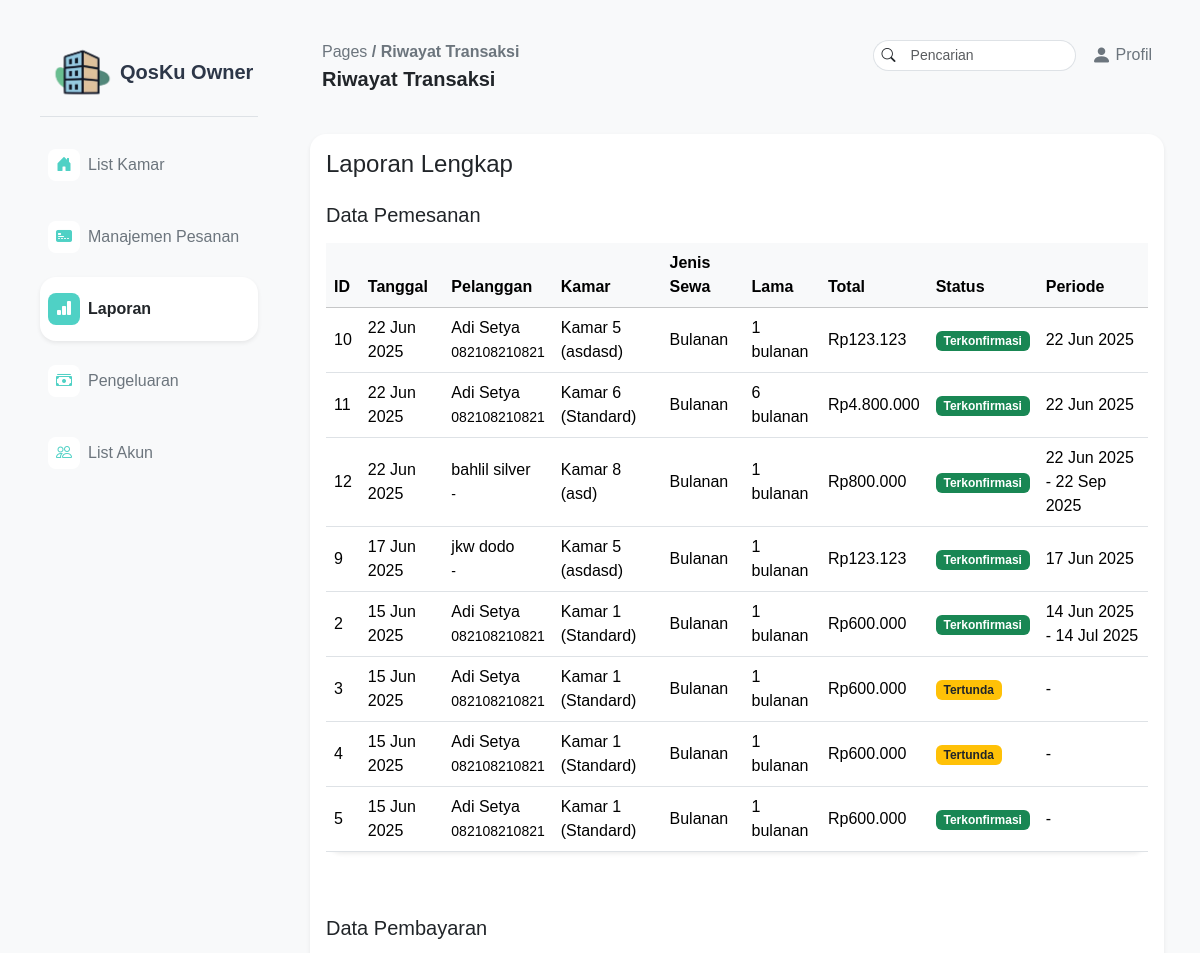
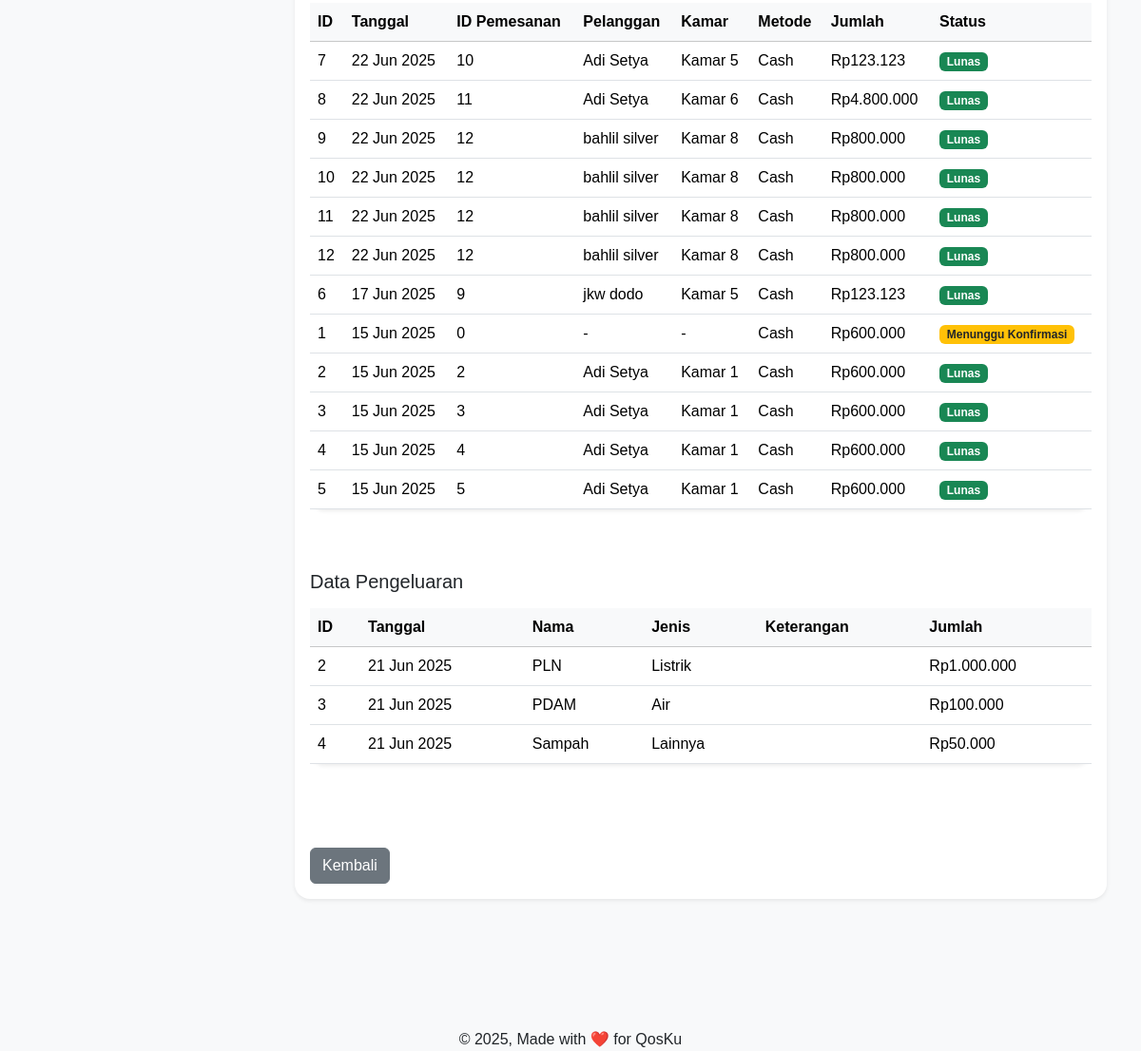
Page /pages/pemilik/riwayattransaksi.php (signed in) on the earlier database version (2 pictures, top to bottom).
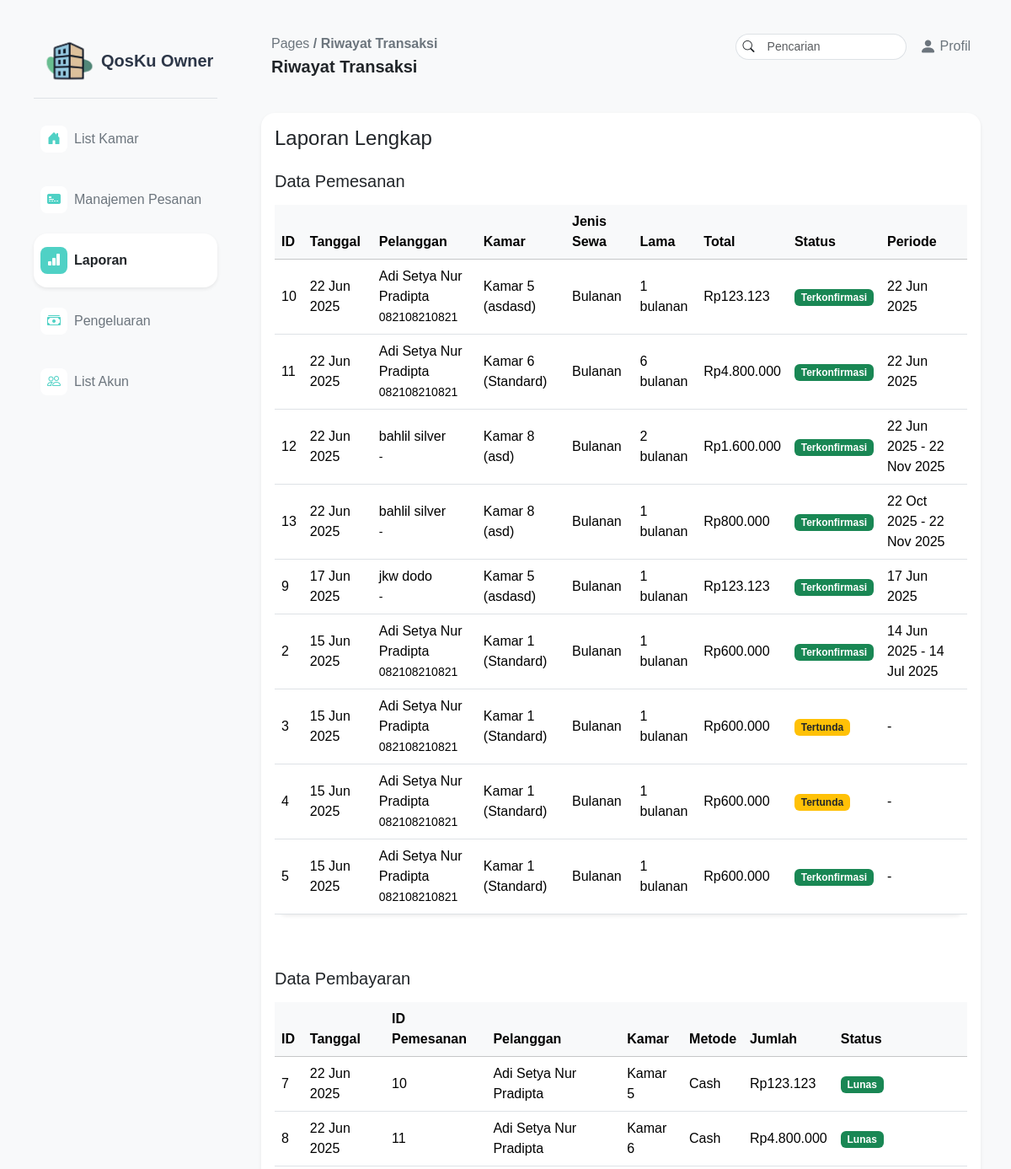
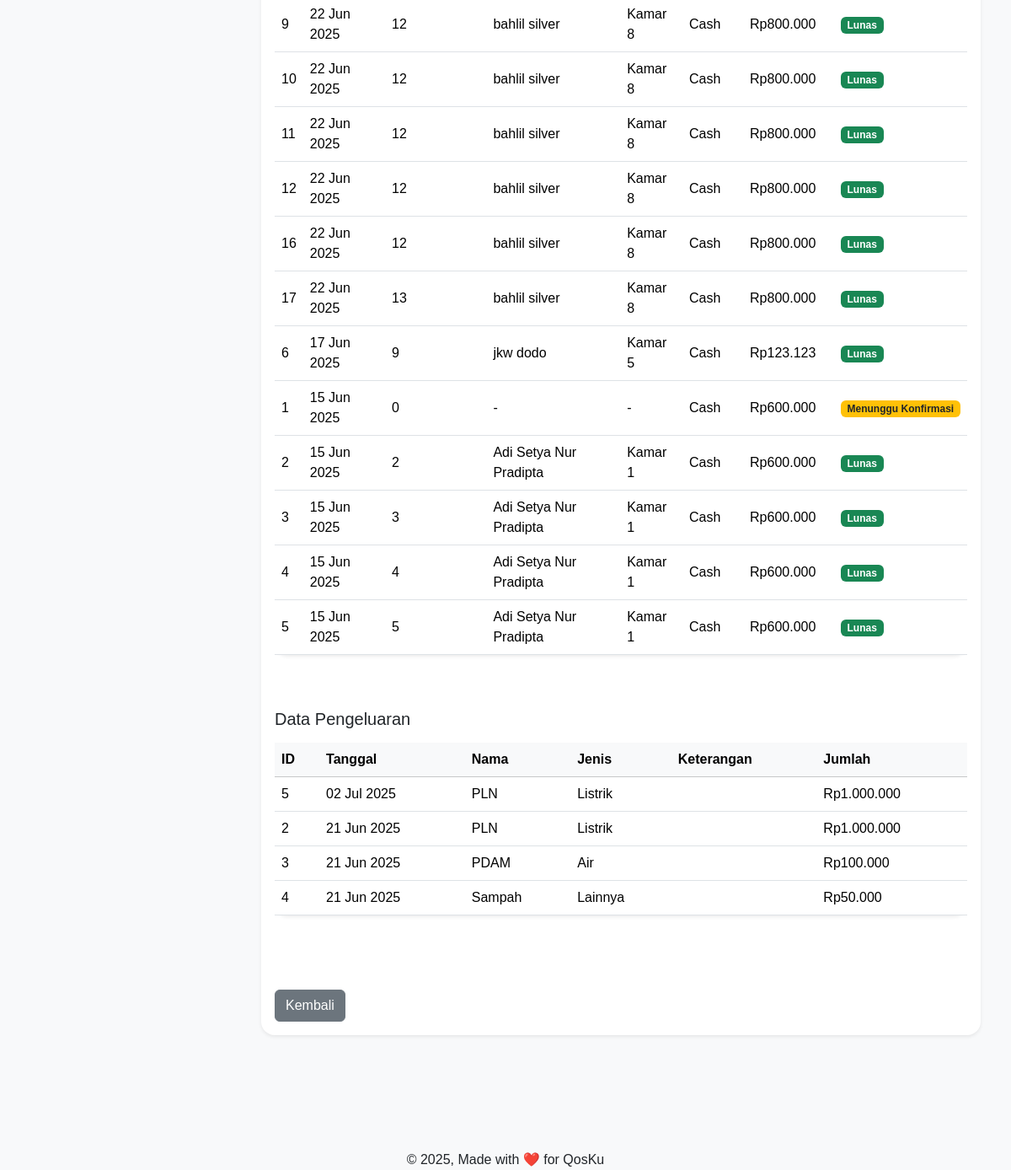
Same page on the later database version (2 pictures, top to bottom).
### tables this page shows
CREATE TABLE `pemesanan` (
  `idPemesanan` int(11) NOT NULL,
  `tanggalPemesanan` date NOT NULL,
  `lamaSewa` int(11) NOT NULL,
  `jenis_sewa` enum('bulanan','mingguan','harian') NOT NULL,
  `harga_per_periode` int(11) NOT NULL,
  `totalHarga` int(11) NOT NULL,
  `statusPemesanan` enum('Tertunda','Terkonfirmasi','Dibatalkan') NOT NULL,
  `idPelanggan` int(11) NOT NULL,
  `idPelanggan_aktif` int(11) DEFAULT NULL,
  `idKamar` int(11) NOT NULL,
  `tanggal_mulai` date DEFAULT NULL,
  `tanggal_selesai` date DEFAULT NULL,
  `is_active` tinyint(1) DEFAULT 1,
  `jenisPemesanan` enum('pesan','perpanjang') NOT NULL DEFAULT 'pesan'
);

CREATE TABLE `pelanggan` (
  `idPelanggan` int(11) NOT NULL,
  `username` varchar(255) NOT NULL,
  `password` varchar(255) NOT NULL,
  `namaLengkap` varchar(255) NOT NULL,
  `nomorHp` varchar(255) NOT NULL,
  `email` varchar(255) NOT NULL,
  `alamat` varchar(255) NOT NULL,
  `profilePicture` varchar(255) NOT NULL
);

CREATE TABLE `kamar_kos` (
  `idKamar` int(11) NOT NULL,
  `nomorKamar` int(11) NOT NULL,
  `tipeKamar` varchar(255) NOT NULL,
  `harga` int(11) NOT NULL,
  `statusKetersediaan` enum('Tersedia','Ditempati','Dalam Perbaikan') NOT NULL DEFAULT 'Tersedia',
  `deskripsi` varchar(255) NOT NULL,
  `gambar` varchar(255) NOT NULL
);

CREATE TABLE `pembayaran` (
  `idPembayaran` int(11) NOT NULL,
  `tanggalPembayaran` date NOT NULL,
  `metodePembayaran` varchar(255) NOT NULL,
  `jumlahPembayaran` int(11) NOT NULL,
  `statusPembayaran` varchar(255) NOT NULL,
  `bukti_transfer` varchar(255) DEFAULT NULL,
  `idPemesanan` int(11) NOT NULL
);

CREATE TABLE `pengeluaran` (
  `idPengeluaran` int(11) NOT NULL,
  `tanggal` date NOT NULL,
  `keterangan` varchar(255) DEFAULT NULL,
  `jenisPengeluaran` enum('Listrik','Air','Wifi','Lainnya') NOT NULL,
  `jumlah` int(11) NOT NULL,
  `namaPengeluaran` varchar(100) NOT NULL
);

### pages/pemilik/riwayattransaksi.php (the view, shortened to what the changed rows need)
<?php
require_once "../../php/connect.php";
$ordersQuery = "
SELECT
    p.idPemesanan,
    p.tanggalPemesanan,
    p.lamaSewa,
    p.jenis_sewa,
    p.harga_per_periode,
    p.totalHarga,
    p.statusPemesanan,
    p.tanggal_mulai,
    p.tanggal_selesai,
    p.jenisPemesanan,
    pl.namaLengkap AS namaPelanggan,
    pl.nomorHp,
    k.nomorKamar,
    k.tipeKamar,
    k.harga AS hargaKamar
FROM
    pemesanan p
JOIN
    pelanggan pl ON p.idPelanggan = pl.idPelanggan
JOIN
    kamar_kos k ON p.idKamar = k.idKamar
ORDER BY
    p.tanggalPemesanan DESC
";
$ordersResult = $connect->query($ordersQuery);
$allOrders = [];
while ($row = $ordersResult->fetch_assoc()) {
    $allOrders[] = $row;
}
$paymentsQuery = "
SELECT
    pb.idPembayaran,
    pb.tanggalPembayaran,
    pb.metodePembayaran,
    pb.jumlahPembayaran,
    pb.statusPembayaran,
    pb.bukti_transfer,
    pb.idPemesanan,
    pl.namaLengkap AS namaPelanggan,
    k.nomorKamar
FROM
    pembayaran pb
LEFT JOIN
    pemesanan p ON pb.idPemesanan = p.idPemesanan
LEFT JOIN
    pelanggan pl ON p.idPelanggan = pl.idPelanggan
LEFT JOIN
    kamar_kos k ON p.idKamar = k.idKamar
ORDER BY
    pb.tanggalPembayaran DESC
";
$paymentsResult = $connect->query($paymentsQuery);
$allPayments = [];
while ($row = $paymentsResult->fetch_assoc()) {
    $allPayments[] = $row;
}
$expensesQuery = "
SELECT
    idPengeluaran,
    tanggal,
    namaPengeluaran,
    keterangan,
    jenisPengeluaran,
    jumlah
FROM
    pengeluaran
ORDER BY
    tanggal DESC
";
$expensesResult = $connect->query($expensesQuery);
$allExpenses = [];
while ($row = $expensesResult->fetch_assoc()) {
    $allExpenses[] = $row;
}
function rupiah($angka) {
    return 'Rp' . number_format($angka, 0, ',', '.');
}
?>
<!DOCTYPE html>
<html lang="en">
<head>
    <link href="https://cdn.jsdelivr.net/npm/bootstrap@5.3.6/dist/css/bootstrap.min.css" rel="stylesheet">
    <link rel="stylesheet" href="../../assets/css/style.css">
    <link rel="stylesheet" href="https://cdn.jsdelivr.net/npm/bootstrap-icons@1.13.1/font/bootstrap-icons.min.css">
</head>
<body class="bg-light">
    <div class="d-flex min-vh-100 ms-4 me-4">
        <div class="flex-grow-1">
            <div class="container-fluid pt-4 pb-3">
                <div class="row mb-4">
                    <div class="col-12">
                        <div class="card shadow-sm border-0 rounded-4">
                            <div class="card-body">
                                <div class="mb-5">
                                    <div class="table-responsive">
                                        <table class="table table-hover align-middle rounded-4 shadow-sm bg-white">
                                            <thead class="table-light">
                                                <tr>
                                                    <th>ID</th>
                                                    <th>Tanggal</th>
                                                    <th>Pelanggan</th>
                                                    <th>Kamar</th>
                                                    <th>Jenis Sewa</th>
                                                    <th>Lama</th>
                                                    <th>Total</th>
                                                    <th>Status</th>
                                                    <th>Periode</th>
                                                </tr>
                                            </thead>
                                            <tbody>
                                                <?php foreach ($allOrders as $order): ?>
                                                <tr>
                                                    <td><?= $order['idPemesanan'] ?></td>
                                                    <td><?= date('d M Y', strtotime($order['tanggalPemesanan'])) ?></td>
                                                    <td><?= $order['namaPelanggan'] ?><br><small><?= $order['nomorHp'] ?></small></td>
                                                    <td>Kamar <?= $order['nomorKamar'] ?> (<?= $order['tipeKamar'] ?>)</td>
                                                    <td><?= ucfirst($order['jenis_sewa']) ?></td>
                                                    <td><?= $order['lamaSewa'] ?> <?= $order['jenis_sewa'] ?></td>
                                                    <td><?= rupiah($order['totalHarga']) ?></td>
                                                    <td>
                                                        <span class="badge bg-<?=
                                                            $order['statusPemesanan'] === 'Terkonfirmasi' ? 'success' :
                                                            ($order['statusPemesanan'] === 'Tertunda' ? 'warning text-dark' : 'danger')
                                                        ?>">
                                                            <?= $order['statusPemesanan'] ?>
                                                        </span>
                                                    </td>
                                                    <td>
                                                        <?= $order['tanggal_mulai'] ? date('d M Y', strtotime($order['tanggal_mulai'])) : '-' ?>
                                                        <?= $order['tanggal_selesai'] && $order['tanggal_selesai'] != '1970-01-01' ? ' - '.date('d M Y', strtotime($order['tanggal_selesai'])) : '' ?>
                                                    </td>
                                                </tr>
                                                <?php endforeach; ?>
                                            </tbody>
                                        </table>
                                    </div>
                                </div>
                                <div class="mb-5">
                                    <div class="table-responsive">
                                        <table class="table table-hover align-middle rounded-4 shadow-sm bg-white">
                                            <thead class="table-light">
                                                <tr>
                                                    <th>ID</th>
                                                    <th>Tanggal</th>
                                                    <th>ID Pemesanan</th>
                                                    <th>Pelanggan</th>
                                                    <th>Kamar</th>
                                                    <th>Metode</th>
                                                    <th>Jumlah</th>
                                                    <th>Status</th>
                                                </tr>
                                            </thead>
                                            <tbody>
                                                <?php foreach ($allPayments as $payment): ?>
                                                <tr>
                                                    <td><?= $payment['idPembayaran'] ?></td>
                                                    <td><?= date('d M Y', strtotime($payment['tanggalPembayaran'])) ?></td>
                                                    <td><?= $payment['idPemesanan'] ?></td>
                                                    <td><?= $payment['namaPelanggan'] ?? '-' ?></td>
                                                    <td><?= isset($payment['nomorKamar']) ? 'Kamar '.$payment['nomorKamar'] : '-' ?></td>
                                                    <td><?= ucfirst($payment['metodePembayaran']) ?></td>
                                                    <td><?= rupiah($payment['jumlahPembayaran']) ?></td>
                                                    <td>
                                                        <span class="badge bg-<?=
                                                            $payment['statusPembayaran'] === 'Lunas' ? 'success' :
                                                            ($payment['statusPembayaran'] === 'Menunggu Konfirmasi' ? 'warning text-dark' : 'secondary')
                                                        ?>">
                                                            <?= $payment['statusPembayaran'] ?>
                                                        </span>
                                                    </td>
                                                </tr>
                                                <?php endforeach; ?>
                                            </tbody>
                                        </table>
                                    </div>
                                </div>
                                <div class="mb-5">
                                    <div class="table-responsive">
                                        <table class="table table-hover align-middle rounded-4 shadow-sm bg-white">
                                            <thead class="table-light">
                                                <tr>
                                                    <th>ID</th>
                                                    <th>Tanggal</th>
                                                    <th>Nama</th>
                                                    <th>Jenis</th>
                                                    <th>Keterangan</th>
                                                    <th>Jumlah</th>
                                                </tr>
                                            </thead>
                                            <tbody>
                                                <?php foreach ($allExpenses as $expense): ?>
                                                <tr>
                                                    <td><?= $expense['idPengeluaran'] ?></td>
                                                    <td><?= date('d M Y', strtotime($expense['tanggal'])) ?></td>
                                                    <td><?= $expense['namaPengeluaran'] ?></td>
                                                    <td><?= $expense['jenisPengeluaran'] ?></td>
                                                    <td><?= $expense['keterangan'] ?? '-' ?></td>
                                                    <td><?= rupiah($expense['jumlah']) ?></td>
                                                </tr>
                                                <?php endforeach; ?>
                                            </tbody>
                                        </table>
                                    </div>
                                </div>
                            </div>
                        </div>
                    </div>
                </div>
            </div>
        </div>
    </div>
</body>
</html>

Differences in the rows shown:
changed through a linked row, pemesanan id 10: idPelanggan.namaLengkap "Adi Setya" → "Adi Setya Nur Pradipta"
changed through a linked row, pemesanan "Rp4.800.000": idPelanggan.namaLengkap "Adi Setya" → "Adi Setya Nur Pradipta"
changed pemesanan id 12: lamaSewa "1" → "2"; totalHarga "Rp800.000" → "Rp1.600.000"; tanggal_selesai "22 Sep 2025" → "22 Nov 2025"
added pemesanan: idPemesanan "13", tanggalPemesanan "22 Jun 2025", idPelanggan.namaLengkap "bahlil silver", idPelanggan.nomorHp "-", idKamar.nomorKamar "8", idKamar.tipeKamar "asd", jenis_sewa "Bulanan", lamaSewa "1", jenis_sewa "bulanan", totalHarga "Rp800.000", statusPemesanan "Terkonfirmasi", tanggal_mulai "22 Oct 2025", tanggal_selesai "22 Nov 2025"
changed through a linked row, pemesanan "14 Jun 2025": idPelanggan.namaLengkap "Adi Setya" → "Adi Setya Nur Pradipta"
changed through a linked row, pemesanan id 3: idPelanggan.namaLengkap "Adi Setya" → "Adi Setya Nur Pradipta"
changed through a linked row, pemesanan id 4: idPelanggan.namaLengkap "Adi Setya" → "Adi Setya Nur Pradipta"
changed through a linked row, pemesanan id 5: idPelanggan.namaLengkap "Adi Setya" → "Adi Setya Nur Pradipta"
changed through a linked row, pembayaran id 7: pelanggan.namaLengkap "Adi Setya" → "Adi Setya Nur Pradipta"
changed through a linked row, pembayaran "Rp4.800.000": pelanggan.namaLengkap "Adi Setya" → "Adi Setya Nur Pradipta"
added pembayaran: idPembayaran "16", tanggalPembayaran "22 Jun 2025", idPemesanan "12", pelanggan.namaLengkap "bahlil silver", kamar_kos.nomorKamar "8", metodePembayaran "Cash", jumlahPembayaran "Rp800.000", statusPembayaran "Lunas"
added pembayaran: idPembayaran "17", tanggalPembayaran "22 Jun 2025", idPemesanan "13", pelanggan.namaLengkap "bahlil silver", kamar_kos.nomorKamar "8", metodePembayaran "Cash", jumlahPembayaran "Rp800.000", statusPembayaran "Lunas"
changed through a linked row, pembayaran id 2: pelanggan.namaLengkap "Adi Setya" → "Adi Setya Nur Pradipta"
changed through a linked row, pembayaran id 3: pelanggan.namaLengkap "Adi Setya" → "Adi Setya Nur Pradipta"
changed through a linked row, pembayaran id 4: pelanggan.namaLengkap "Adi Setya" → "Adi Setya Nur Pradipta"
changed through a linked row, pembayaran id 5: pelanggan.namaLengkap "Adi Setya" → "Adi Setya Nur Pradipta"
added pengeluaran: idPengeluaran "5", tanggal "02 Jul 2025", namaPengeluaran "PLN", jenisPengeluaran "Listrik", jumlah "Rp1.000.000"
